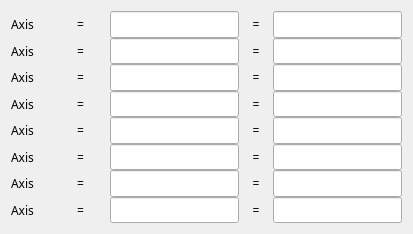
<?xml version="1.0" encoding="UTF-8"?>
<ui version="4.0">
 <class>EFrame</class>
 <widget class="QEFrame" name="EFrame">
  <property name="geometry">
   <rect>
    <x>0</x>
    <y>0</y>
    <width>413</width>
    <height>234</height>
   </rect>
  </property>
  <property name="windowTitle">
   <string>EFrame</string>
  </property>
  <layout class="QVBoxLayout" name="verticalLayout_2">
   <item>
    <layout class="QVBoxLayout" name="verticalLayout">
     <property name="spacing">
      <number>0</number>
     </property>
     <item>
      <layout class="QHBoxLayout" name="horizontalLayout_19" stretch="2,1,4,1,4">
       <property name="spacing">
        <number>1</number>
       </property>
       <item>
        <widget class="QELabel" name="qelabel_12">
         <property name="sizePolicy">
          <sizepolicy hsizetype="Expanding" vsizetype="Preferred">
           <horstretch>0</horstretch>
           <verstretch>0</verstretch>
          </sizepolicy>
         </property>
         <property name="font">
          <font>
           <family>Abyssinica SIL</family>
           <pointsize>9</pointsize>
          </font>
         </property>
         <property name="variable" stdset="0">
          <string>$(DMC)$(M1).NAME</string>
         </property>
         <property name="text">
          <string>Axis</string>
         </property>
        </widget>
       </item>
       <item>
        <widget class="QLabel" name="label_42">
         <property name="sizePolicy">
          <sizepolicy hsizetype="Preferred" vsizetype="Preferred">
           <horstretch>0</horstretch>
           <verstretch>0</verstretch>
          </sizepolicy>
         </property>
         <property name="font">
          <font>
           <family>Abyssinica SIL</family>
           <pointsize>9</pointsize>
          </font>
         </property>
         <property name="text">
          <string>=</string>
         </property>
        </widget>
       </item>
       <item>
        <widget class="QELineEdit" name="qelineedit">
         <property name="sizePolicy">
          <sizepolicy hsizetype="Preferred" vsizetype="Expanding">
           <horstretch>0</horstretch>
           <verstretch>0</verstretch>
          </sizepolicy>
         </property>
         <property name="minimumSize">
          <size>
           <width>0</width>
           <height>0</height>
          </size>
         </property>
         <property name="font">
          <font>
           <family>Abyssinica SIL</family>
           <pointsize>9</pointsize>
          </font>
         </property>
         <property name="variable" stdset="0">
          <string>$(DMC)$(M)_RTRANSFORM$(M1)_SP.DESC</string>
         </property>
        </widget>
       </item>
       <item>
        <widget class="QLabel" name="label_43">
         <property name="sizePolicy">
          <sizepolicy hsizetype="Preferred" vsizetype="Preferred">
           <horstretch>0</horstretch>
           <verstretch>0</verstretch>
          </sizepolicy>
         </property>
         <property name="font">
          <font>
           <family>Abyssinica SIL</family>
           <pointsize>9</pointsize>
          </font>
         </property>
         <property name="text">
          <string>=</string>
         </property>
         <property name="alignment">
          <set>Qt::AlignCenter</set>
         </property>
        </widget>
       </item>
       <item>
        <widget class="QELineEdit" name="qelineedit_38">
         <property name="sizePolicy">
          <sizepolicy hsizetype="Preferred" vsizetype="Expanding">
           <horstretch>0</horstretch>
           <verstretch>0</verstretch>
          </sizepolicy>
         </property>
         <property name="minimumSize">
          <size>
           <width>0</width>
           <height>0</height>
          </size>
         </property>
         <property name="font">
          <font>
           <family>Abyssinica SIL</family>
           <pointsize>9</pointsize>
          </font>
         </property>
         <property name="variable" stdset="0">
          <string>$(DMC)$(M)_RTRANSFORM$(M1)_SP</string>
         </property>
        </widget>
       </item>
      </layout>
     </item>
     <item>
      <layout class="QHBoxLayout" name="horizontalLayout_20" stretch="2,1,4,1,4">
       <property name="spacing">
        <number>1</number>
       </property>
       <item>
        <widget class="QELabel" name="qelabel_13">
         <property name="sizePolicy">
          <sizepolicy hsizetype="Expanding" vsizetype="Preferred">
           <horstretch>0</horstretch>
           <verstretch>0</verstretch>
          </sizepolicy>
         </property>
         <property name="font">
          <font>
           <family>Abyssinica SIL</family>
           <pointsize>9</pointsize>
          </font>
         </property>
         <property name="variable" stdset="0">
          <string>$(DMC)$(M2).NAME</string>
         </property>
         <property name="text">
          <string>Axis</string>
         </property>
        </widget>
       </item>
       <item>
        <widget class="QLabel" name="label_44">
         <property name="sizePolicy">
          <sizepolicy hsizetype="Preferred" vsizetype="Preferred">
           <horstretch>0</horstretch>
           <verstretch>0</verstretch>
          </sizepolicy>
         </property>
         <property name="font">
          <font>
           <family>Abyssinica SIL</family>
           <pointsize>9</pointsize>
          </font>
         </property>
         <property name="text">
          <string>=</string>
         </property>
        </widget>
       </item>
       <item>
        <widget class="QELineEdit" name="qelineedit_39">
         <property name="sizePolicy">
          <sizepolicy hsizetype="Preferred" vsizetype="Expanding">
           <horstretch>0</horstretch>
           <verstretch>0</verstretch>
          </sizepolicy>
         </property>
         <property name="minimumSize">
          <size>
           <width>0</width>
           <height>0</height>
          </size>
         </property>
         <property name="font">
          <font>
           <family>Abyssinica SIL</family>
           <pointsize>9</pointsize>
          </font>
         </property>
         <property name="variable" stdset="0">
          <string>$(DMC)$(M)_RTRANSFORM$(M2)_SP.DESC</string>
         </property>
        </widget>
       </item>
       <item>
        <widget class="QLabel" name="label_45">
         <property name="sizePolicy">
          <sizepolicy hsizetype="Preferred" vsizetype="Preferred">
           <horstretch>0</horstretch>
           <verstretch>0</verstretch>
          </sizepolicy>
         </property>
         <property name="font">
          <font>
           <family>Abyssinica SIL</family>
           <pointsize>9</pointsize>
          </font>
         </property>
         <property name="text">
          <string>=</string>
         </property>
         <property name="alignment">
          <set>Qt::AlignCenter</set>
         </property>
        </widget>
       </item>
       <item>
        <widget class="QELineEdit" name="qelineedit_40">
         <property name="sizePolicy">
          <sizepolicy hsizetype="Preferred" vsizetype="Expanding">
           <horstretch>0</horstretch>
           <verstretch>0</verstretch>
          </sizepolicy>
         </property>
         <property name="minimumSize">
          <size>
           <width>0</width>
           <height>0</height>
          </size>
         </property>
         <property name="font">
          <font>
           <family>Abyssinica SIL</family>
           <pointsize>9</pointsize>
          </font>
         </property>
         <property name="variable" stdset="0">
          <string>$(DMC)$(M)_RTRANSFORM$(M2)_SP</string>
         </property>
        </widget>
       </item>
      </layout>
     </item>
     <item>
      <layout class="QHBoxLayout" name="horizontalLayout_21" stretch="2,1,4,1,4">
       <property name="spacing">
        <number>1</number>
       </property>
       <item>
        <widget class="QELabel" name="qelabel_14">
         <property name="sizePolicy">
          <sizepolicy hsizetype="Expanding" vsizetype="Preferred">
           <horstretch>0</horstretch>
           <verstretch>0</verstretch>
          </sizepolicy>
         </property>
         <property name="font">
          <font>
           <family>Abyssinica SIL</family>
           <pointsize>9</pointsize>
          </font>
         </property>
         <property name="variable" stdset="0">
          <string>$(DMC)$(M3).NAME</string>
         </property>
         <property name="text">
          <string>Axis</string>
         </property>
        </widget>
       </item>
       <item>
        <widget class="QLabel" name="label_46">
         <property name="sizePolicy">
          <sizepolicy hsizetype="Preferred" vsizetype="Preferred">
           <horstretch>0</horstretch>
           <verstretch>0</verstretch>
          </sizepolicy>
         </property>
         <property name="font">
          <font>
           <family>Abyssinica SIL</family>
           <pointsize>9</pointsize>
          </font>
         </property>
         <property name="text">
          <string>=</string>
         </property>
        </widget>
       </item>
       <item>
        <widget class="QELineEdit" name="qelineedit_41">
         <property name="sizePolicy">
          <sizepolicy hsizetype="Preferred" vsizetype="Expanding">
           <horstretch>0</horstretch>
           <verstretch>0</verstretch>
          </sizepolicy>
         </property>
         <property name="minimumSize">
          <size>
           <width>0</width>
           <height>0</height>
          </size>
         </property>
         <property name="font">
          <font>
           <family>Abyssinica SIL</family>
           <pointsize>9</pointsize>
          </font>
         </property>
         <property name="variable" stdset="0">
          <string>$(DMC)$(M)_RTRANSFORM$(M3)_SP.DESC</string>
         </property>
        </widget>
       </item>
       <item>
        <widget class="QLabel" name="label_47">
         <property name="sizePolicy">
          <sizepolicy hsizetype="Preferred" vsizetype="Preferred">
           <horstretch>0</horstretch>
           <verstretch>0</verstretch>
          </sizepolicy>
         </property>
         <property name="font">
          <font>
           <family>Abyssinica SIL</family>
           <pointsize>9</pointsize>
          </font>
         </property>
         <property name="text">
          <string>=</string>
         </property>
         <property name="alignment">
          <set>Qt::AlignCenter</set>
         </property>
        </widget>
       </item>
       <item>
        <widget class="QELineEdit" name="qelineedit_42">
         <property name="sizePolicy">
          <sizepolicy hsizetype="Preferred" vsizetype="Expanding">
           <horstretch>0</horstretch>
           <verstretch>0</verstretch>
          </sizepolicy>
         </property>
         <property name="minimumSize">
          <size>
           <width>0</width>
           <height>0</height>
          </size>
         </property>
         <property name="font">
          <font>
           <family>Abyssinica SIL</family>
           <pointsize>9</pointsize>
          </font>
         </property>
         <property name="variable" stdset="0">
          <string>$(DMC)$(M)_RTRANSFORM$(M3)_SP</string>
         </property>
        </widget>
       </item>
      </layout>
     </item>
     <item>
      <layout class="QHBoxLayout" name="horizontalLayout_22" stretch="2,1,4,1,4">
       <property name="spacing">
        <number>1</number>
       </property>
       <item>
        <widget class="QELabel" name="qelabel_15">
         <property name="sizePolicy">
          <sizepolicy hsizetype="Expanding" vsizetype="Preferred">
           <horstretch>0</horstretch>
           <verstretch>0</verstretch>
          </sizepolicy>
         </property>
         <property name="font">
          <font>
           <family>Abyssinica SIL</family>
           <pointsize>9</pointsize>
          </font>
         </property>
         <property name="variable" stdset="0">
          <string>$(DMC)$(M4).NAME</string>
         </property>
         <property name="text">
          <string>Axis</string>
         </property>
        </widget>
       </item>
       <item>
        <widget class="QLabel" name="label_48">
         <property name="sizePolicy">
          <sizepolicy hsizetype="Preferred" vsizetype="Preferred">
           <horstretch>0</horstretch>
           <verstretch>0</verstretch>
          </sizepolicy>
         </property>
         <property name="font">
          <font>
           <family>Abyssinica SIL</family>
           <pointsize>9</pointsize>
          </font>
         </property>
         <property name="text">
          <string>=</string>
         </property>
        </widget>
       </item>
       <item>
        <widget class="QELineEdit" name="qelineedit_43">
         <property name="sizePolicy">
          <sizepolicy hsizetype="Preferred" vsizetype="Expanding">
           <horstretch>0</horstretch>
           <verstretch>0</verstretch>
          </sizepolicy>
         </property>
         <property name="minimumSize">
          <size>
           <width>0</width>
           <height>0</height>
          </size>
         </property>
         <property name="font">
          <font>
           <family>Abyssinica SIL</family>
           <pointsize>9</pointsize>
          </font>
         </property>
         <property name="variable" stdset="0">
          <string>$(DMC)$(M)_RTRANSFORM$(M4)_SP.DESC</string>
         </property>
        </widget>
       </item>
       <item>
        <widget class="QLabel" name="label_49">
         <property name="sizePolicy">
          <sizepolicy hsizetype="Preferred" vsizetype="Preferred">
           <horstretch>0</horstretch>
           <verstretch>0</verstretch>
          </sizepolicy>
         </property>
         <property name="font">
          <font>
           <family>Abyssinica SIL</family>
           <pointsize>9</pointsize>
          </font>
         </property>
         <property name="text">
          <string>=</string>
         </property>
         <property name="alignment">
          <set>Qt::AlignCenter</set>
         </property>
        </widget>
       </item>
       <item>
        <widget class="QELineEdit" name="qelineedit_44">
         <property name="sizePolicy">
          <sizepolicy hsizetype="Preferred" vsizetype="Expanding">
           <horstretch>0</horstretch>
           <verstretch>0</verstretch>
          </sizepolicy>
         </property>
         <property name="minimumSize">
          <size>
           <width>0</width>
           <height>0</height>
          </size>
         </property>
         <property name="font">
          <font>
           <family>Abyssinica SIL</family>
           <pointsize>9</pointsize>
          </font>
         </property>
         <property name="variable" stdset="0">
          <string>$(DMC)$(M)_RTRANSFORM$(M4)_SP</string>
         </property>
        </widget>
       </item>
      </layout>
     </item>
     <item>
      <layout class="QHBoxLayout" name="horizontalLayout_23" stretch="2,1,4,1,4">
       <property name="spacing">
        <number>1</number>
       </property>
       <item>
        <widget class="QELabel" name="qelabel_16">
         <property name="sizePolicy">
          <sizepolicy hsizetype="Expanding" vsizetype="Preferred">
           <horstretch>0</horstretch>
           <verstretch>0</verstretch>
          </sizepolicy>
         </property>
         <property name="font">
          <font>
           <family>Abyssinica SIL</family>
           <pointsize>9</pointsize>
          </font>
         </property>
         <property name="variable" stdset="0">
          <string>$(DMC)$(M5).NAME</string>
         </property>
         <property name="text">
          <string>Axis</string>
         </property>
        </widget>
       </item>
       <item>
        <widget class="QLabel" name="label_50">
         <property name="sizePolicy">
          <sizepolicy hsizetype="Preferred" vsizetype="Preferred">
           <horstretch>0</horstretch>
           <verstretch>0</verstretch>
          </sizepolicy>
         </property>
         <property name="font">
          <font>
           <family>Abyssinica SIL</family>
           <pointsize>9</pointsize>
          </font>
         </property>
         <property name="text">
          <string>=</string>
         </property>
        </widget>
       </item>
       <item>
        <widget class="QELineEdit" name="qelineedit_45">
         <property name="sizePolicy">
          <sizepolicy hsizetype="Preferred" vsizetype="Expanding">
           <horstretch>0</horstretch>
           <verstretch>0</verstretch>
          </sizepolicy>
         </property>
         <property name="minimumSize">
          <size>
           <width>0</width>
           <height>0</height>
          </size>
         </property>
         <property name="font">
          <font>
           <family>Abyssinica SIL</family>
           <pointsize>9</pointsize>
          </font>
         </property>
         <property name="variable" stdset="0">
          <string>$(DMC)$(M)_RTRANSFORM$(M5)_SP.DESC</string>
         </property>
        </widget>
       </item>
       <item>
        <widget class="QLabel" name="label_51">
         <property name="sizePolicy">
          <sizepolicy hsizetype="Preferred" vsizetype="Preferred">
           <horstretch>0</horstretch>
           <verstretch>0</verstretch>
          </sizepolicy>
         </property>
         <property name="font">
          <font>
           <family>Abyssinica SIL</family>
           <pointsize>9</pointsize>
          </font>
         </property>
         <property name="text">
          <string>=</string>
         </property>
         <property name="alignment">
          <set>Qt::AlignCenter</set>
         </property>
        </widget>
       </item>
       <item>
        <widget class="QELineEdit" name="qelineedit_46">
         <property name="sizePolicy">
          <sizepolicy hsizetype="Preferred" vsizetype="Expanding">
           <horstretch>0</horstretch>
           <verstretch>0</verstretch>
          </sizepolicy>
         </property>
         <property name="minimumSize">
          <size>
           <width>0</width>
           <height>0</height>
          </size>
         </property>
         <property name="font">
          <font>
           <family>Abyssinica SIL</family>
           <pointsize>9</pointsize>
          </font>
         </property>
         <property name="variable" stdset="0">
          <string>$(DMC)$(M)_RTRANSFORM$(M5)_SP</string>
         </property>
        </widget>
       </item>
      </layout>
     </item>
     <item>
      <layout class="QHBoxLayout" name="horizontalLayout_24" stretch="2,1,4,1,4">
       <property name="spacing">
        <number>1</number>
       </property>
       <item>
        <widget class="QELabel" name="qelabel_17">
         <property name="sizePolicy">
          <sizepolicy hsizetype="Expanding" vsizetype="Preferred">
           <horstretch>0</horstretch>
           <verstretch>0</verstretch>
          </sizepolicy>
         </property>
         <property name="font">
          <font>
           <family>Abyssinica SIL</family>
           <pointsize>9</pointsize>
          </font>
         </property>
         <property name="variable" stdset="0">
          <string>$(DMC)$(M6).NAME</string>
         </property>
         <property name="text">
          <string>Axis</string>
         </property>
        </widget>
       </item>
       <item>
        <widget class="QLabel" name="label_52">
         <property name="sizePolicy">
          <sizepolicy hsizetype="Preferred" vsizetype="Preferred">
           <horstretch>0</horstretch>
           <verstretch>0</verstretch>
          </sizepolicy>
         </property>
         <property name="font">
          <font>
           <family>Abyssinica SIL</family>
           <pointsize>9</pointsize>
          </font>
         </property>
         <property name="text">
          <string>=</string>
         </property>
        </widget>
       </item>
       <item>
        <widget class="QELineEdit" name="qelineedit_47">
         <property name="sizePolicy">
          <sizepolicy hsizetype="Preferred" vsizetype="Expanding">
           <horstretch>0</horstretch>
           <verstretch>0</verstretch>
          </sizepolicy>
         </property>
         <property name="minimumSize">
          <size>
           <width>0</width>
           <height>0</height>
          </size>
         </property>
         <property name="font">
          <font>
           <family>Abyssinica SIL</family>
           <pointsize>9</pointsize>
          </font>
         </property>
         <property name="variable" stdset="0">
          <string>$(DMC)$(M)_RTRANSFORM$(M6)_SP.DESC</string>
         </property>
        </widget>
       </item>
       <item>
        <widget class="QLabel" name="label_53">
         <property name="sizePolicy">
          <sizepolicy hsizetype="Preferred" vsizetype="Preferred">
           <horstretch>0</horstretch>
           <verstretch>0</verstretch>
          </sizepolicy>
         </property>
         <property name="font">
          <font>
           <family>Abyssinica SIL</family>
           <pointsize>9</pointsize>
          </font>
         </property>
         <property name="text">
          <string>=</string>
         </property>
         <property name="alignment">
          <set>Qt::AlignCenter</set>
         </property>
        </widget>
       </item>
       <item>
        <widget class="QELineEdit" name="qelineedit_48">
         <property name="sizePolicy">
          <sizepolicy hsizetype="Preferred" vsizetype="Expanding">
           <horstretch>0</horstretch>
           <verstretch>0</verstretch>
          </sizepolicy>
         </property>
         <property name="minimumSize">
          <size>
           <width>0</width>
           <height>0</height>
          </size>
         </property>
         <property name="font">
          <font>
           <family>Abyssinica SIL</family>
           <pointsize>9</pointsize>
          </font>
         </property>
         <property name="variable" stdset="0">
          <string>$(DMC)$(M)_RTRANSFORM$(M6)_SP</string>
         </property>
        </widget>
       </item>
      </layout>
     </item>
     <item>
      <layout class="QHBoxLayout" name="horizontalLayout_25" stretch="2,1,4,1,4">
       <property name="spacing">
        <number>1</number>
       </property>
       <item>
        <widget class="QELabel" name="qelabel_18">
         <property name="sizePolicy">
          <sizepolicy hsizetype="Expanding" vsizetype="Preferred">
           <horstretch>0</horstretch>
           <verstretch>0</verstretch>
          </sizepolicy>
         </property>
         <property name="font">
          <font>
           <family>Abyssinica SIL</family>
           <pointsize>9</pointsize>
          </font>
         </property>
         <property name="variable" stdset="0">
          <string>$(DMC)$(M7).NAME</string>
         </property>
         <property name="text">
          <string>Axis</string>
         </property>
        </widget>
       </item>
       <item>
        <widget class="QLabel" name="label_54">
         <property name="sizePolicy">
          <sizepolicy hsizetype="Preferred" vsizetype="Preferred">
           <horstretch>0</horstretch>
           <verstretch>0</verstretch>
          </sizepolicy>
         </property>
         <property name="font">
          <font>
           <family>Abyssinica SIL</family>
           <pointsize>9</pointsize>
          </font>
         </property>
         <property name="text">
          <string>=</string>
         </property>
        </widget>
       </item>
       <item>
        <widget class="QELineEdit" name="qelineedit_49">
         <property name="sizePolicy">
          <sizepolicy hsizetype="Preferred" vsizetype="Expanding">
           <horstretch>0</horstretch>
           <verstretch>0</verstretch>
          </sizepolicy>
         </property>
         <property name="minimumSize">
          <size>
           <width>0</width>
           <height>0</height>
          </size>
         </property>
         <property name="font">
          <font>
           <family>Abyssinica SIL</family>
           <pointsize>9</pointsize>
          </font>
         </property>
         <property name="variable" stdset="0">
          <string>$(DMC)$(M)_RTRANSFORM$(M7)_SP.DESC</string>
         </property>
        </widget>
       </item>
       <item>
        <widget class="QLabel" name="label_55">
         <property name="sizePolicy">
          <sizepolicy hsizetype="Preferred" vsizetype="Preferred">
           <horstretch>0</horstretch>
           <verstretch>0</verstretch>
          </sizepolicy>
         </property>
         <property name="font">
          <font>
           <family>Abyssinica SIL</family>
           <pointsize>9</pointsize>
          </font>
         </property>
         <property name="text">
          <string>=</string>
         </property>
         <property name="alignment">
          <set>Qt::AlignCenter</set>
         </property>
        </widget>
       </item>
       <item>
        <widget class="QELineEdit" name="qelineedit_50">
         <property name="sizePolicy">
          <sizepolicy hsizetype="Preferred" vsizetype="Expanding">
           <horstretch>0</horstretch>
           <verstretch>0</verstretch>
          </sizepolicy>
         </property>
         <property name="minimumSize">
          <size>
           <width>0</width>
           <height>0</height>
          </size>
         </property>
         <property name="font">
          <font>
           <family>Abyssinica SIL</family>
           <pointsize>9</pointsize>
          </font>
         </property>
         <property name="variable" stdset="0">
          <string>$(DMC)$(M)_RTRANSFORM$(M7)_SP</string>
         </property>
        </widget>
       </item>
      </layout>
     </item>
     <item>
      <layout class="QHBoxLayout" name="horizontalLayout_26" stretch="2,1,4,1,4">
       <property name="spacing">
        <number>1</number>
       </property>
       <item>
        <widget class="QELabel" name="qelabel_19">
         <property name="sizePolicy">
          <sizepolicy hsizetype="Expanding" vsizetype="Preferred">
           <horstretch>0</horstretch>
           <verstretch>0</verstretch>
          </sizepolicy>
         </property>
         <property name="font">
          <font>
           <family>Abyssinica SIL</family>
           <pointsize>9</pointsize>
          </font>
         </property>
         <property name="variable" stdset="0">
          <string>$(DMC)$(M8).NAME</string>
         </property>
         <property name="text">
          <string>Axis</string>
         </property>
        </widget>
       </item>
       <item>
        <widget class="QLabel" name="label_56">
         <property name="sizePolicy">
          <sizepolicy hsizetype="Preferred" vsizetype="Preferred">
           <horstretch>0</horstretch>
           <verstretch>0</verstretch>
          </sizepolicy>
         </property>
         <property name="font">
          <font>
           <family>Abyssinica SIL</family>
           <pointsize>9</pointsize>
          </font>
         </property>
         <property name="text">
          <string>=</string>
         </property>
        </widget>
       </item>
       <item>
        <widget class="QELineEdit" name="qelineedit_51">
         <property name="sizePolicy">
          <sizepolicy hsizetype="Preferred" vsizetype="Expanding">
           <horstretch>0</horstretch>
           <verstretch>0</verstretch>
          </sizepolicy>
         </property>
         <property name="minimumSize">
          <size>
           <width>0</width>
           <height>0</height>
          </size>
         </property>
         <property name="font">
          <font>
           <family>Abyssinica SIL</family>
           <pointsize>9</pointsize>
          </font>
         </property>
         <property name="variable" stdset="0">
          <string>$(DMC)$(M)_RTRANSFORM$(M8)_SP.DESC</string>
         </property>
        </widget>
       </item>
       <item>
        <widget class="QLabel" name="label_57">
         <property name="sizePolicy">
          <sizepolicy hsizetype="Preferred" vsizetype="Preferred">
           <horstretch>0</horstretch>
           <verstretch>0</verstretch>
          </sizepolicy>
         </property>
         <property name="font">
          <font>
           <family>Abyssinica SIL</family>
           <pointsize>9</pointsize>
          </font>
         </property>
         <property name="text">
          <string>=</string>
         </property>
         <property name="alignment">
          <set>Qt::AlignCenter</set>
         </property>
        </widget>
       </item>
       <item>
        <widget class="QELineEdit" name="qelineedit_52">
         <property name="sizePolicy">
          <sizepolicy hsizetype="Preferred" vsizetype="Expanding">
           <horstretch>0</horstretch>
           <verstretch>0</verstretch>
          </sizepolicy>
         </property>
         <property name="minimumSize">
          <size>
           <width>0</width>
           <height>0</height>
          </size>
         </property>
         <property name="font">
          <font>
           <family>Abyssinica SIL</family>
           <pointsize>9</pointsize>
          </font>
         </property>
         <property name="variable" stdset="0">
          <string>$(DMC)$(M)_RTRANSFORM$(M8)_SP</string>
         </property>
        </widget>
       </item>
      </layout>
     </item>
    </layout>
   </item>
  </layout>
 </widget>
 <customwidgets>
  <customwidget>
   <class>QELabel</class>
   <extends>QLabel</extends>
   <header>QELabel.h</header>
  </customwidget>
  <customwidget>
   <class>QELineEdit</class>
   <extends>QLineEdit</extends>
   <header>QELineEdit.h</header>
  </customwidget>
  <customwidget>
   <class>QEFrame</class>
   <extends>QFrame</extends>
   <header>QEFrame.h</header>
   <container>1</container>
  </customwidget>
 </customwidgets>
 <resources/>
 <connections/>
</ui>
